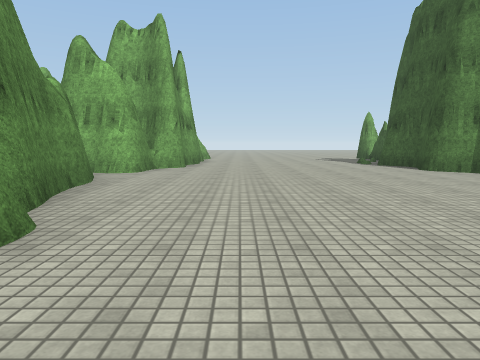
view 1 (above)

12 first-person views from a walk through a scene from a Unity 3-D project. The camera is 1.2 m above the floor, tilts 6° down and sees 70° across. The floor is counted in squares, 2 m on a side. Each view is taken from the middle of a square. On the plan, view 1 faces up. The plan holds only what a view shows up to about 10 squares ahead; the rest is blank. The place goes on beyond the plan. The player character is not drawn. Surface patterns are stand-ins for the level's own textures.

view 2
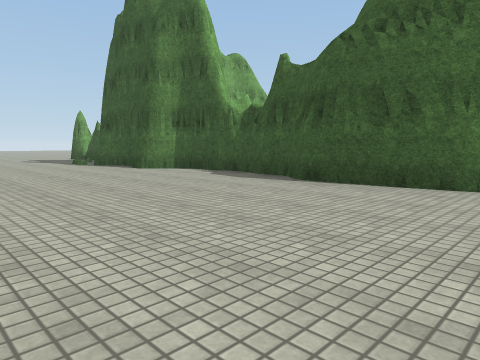

view 3
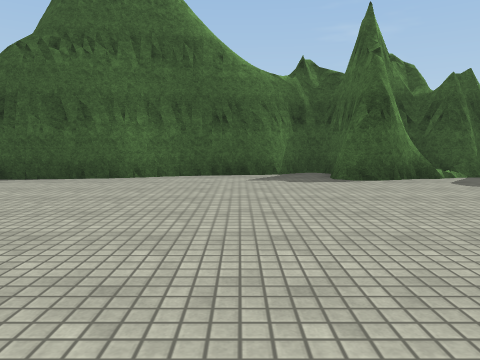

view 4
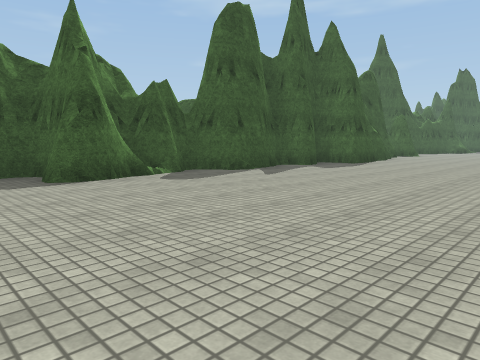

view 5
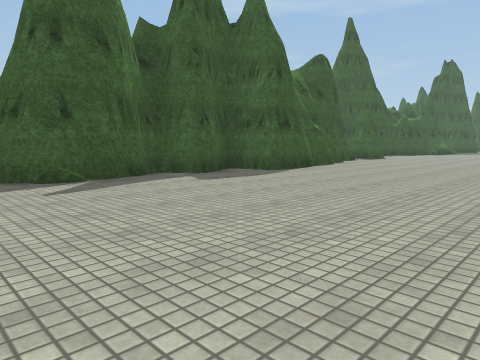

view 6
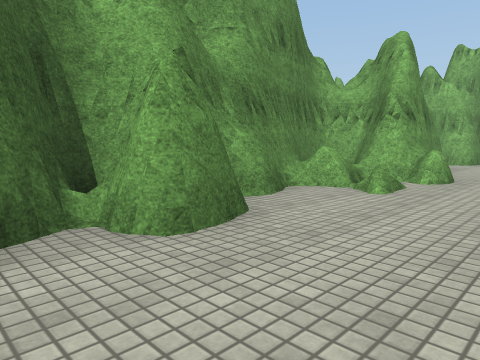

view 7
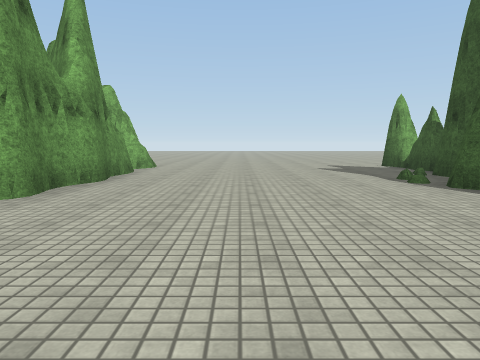

view 8
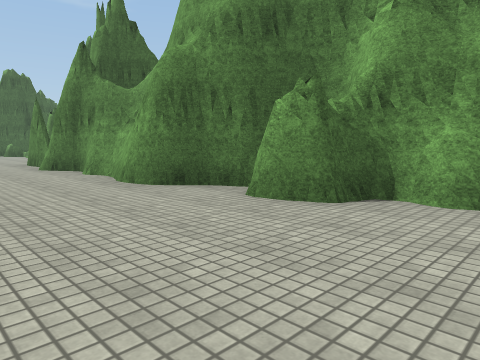

view 9
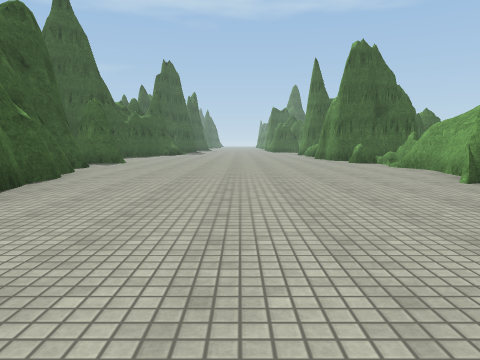

view 10
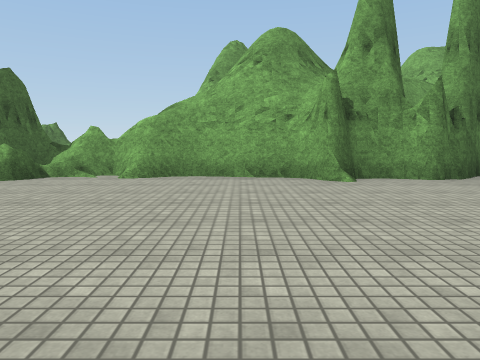

view 11
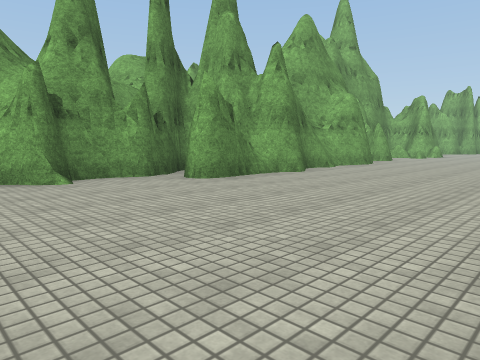

view 12
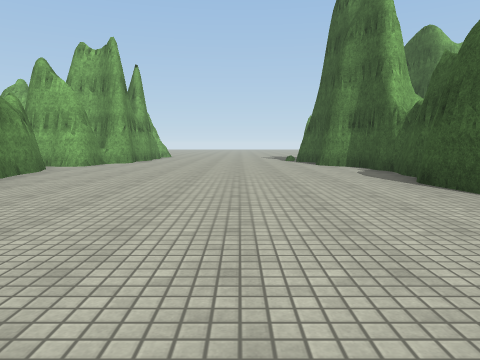

### Floor plan
Key: @ floor where view 1 was taken; # wall or solid block; . main floor; : floor 0.25 m higher than the main floor; / step, stairs or slope; = window, fence, low wall or low ledge.
Columns run from 5 left of view 1 to 6 right of it. Each row starts with its distance up from view 1.
 12    #......#
 11    #.....:#
 10    #.....#
  9    #.....#
  8   ##.....#
  7  ##.......#
  6   #.......##
  5   #.......##
  4   #.......#
  3   ##......#
  2   ##......#
  1   #.......##
  0   #=.@.....#
 -1   #........#
 -2   ##.......#
 -3   ##......##
 -4    #......##
 -5    #......#
 -6    #......#
 -7    #......#
 -8    #......#
 -9    #......#
-10   ##......#
-11   ##.....##
-12   #......#
-13   #......##
-14  ##......##
-15  #........#
-16  #........#
-17  #/.......#
-18  #/........
-19 ###.
-20 ##

Positions as (right, up) in squares from view 1, and headings:
1: (0, 0), facing up
2: (0, 0), facing up-right
3: (-1, -1), facing right
4: (-1, -1), facing down-right
5: (-1, -5), facing down-right
6: (0, -4), facing up-left
7: (1, 5), facing up
8: (1, 0), facing down-left
9: (1, -8), facing down
10: (3, -15), facing left
11: (3, -15), facing up-left
12: (2, -2), facing up
